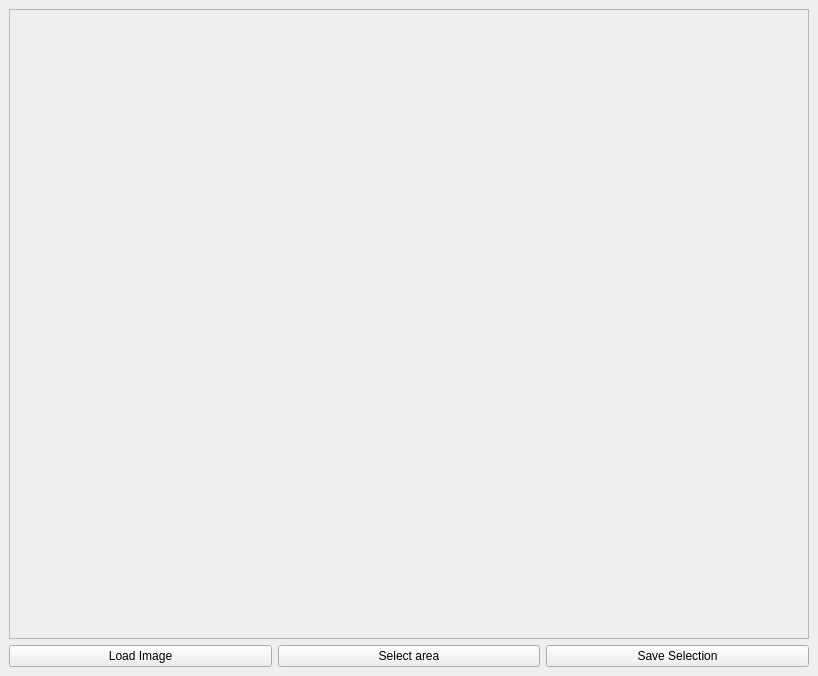
<?xml version="1.0" encoding="UTF-8"?>
<ui version="4.0">
 <class>MainWindow</class>
 <widget class="QMainWindow" name="MainWindow">
  <property name="geometry">
   <rect>
    <x>0</x>
    <y>0</y>
    <width>818</width>
    <height>676</height>
   </rect>
  </property>
  <property name="windowTitle">
   <string>MainWindow</string>
  </property>
  <widget class="QWidget" name="centralwidget">
   <layout class="QVBoxLayout" name="verticalLayout">
    <item>
     <widget class="QFrame" name="imageFrame">
      <property name="minimumSize">
       <size>
        <width>800</width>
        <height>600</height>
       </size>
      </property>
      <property name="frameShape">
       <enum>QFrame::StyledPanel</enum>
      </property>
      <property name="frameShadow">
       <enum>QFrame::Raised</enum>
      </property>
     </widget>
    </item>
    <item>
     <layout class="QHBoxLayout" name="horizontal_buttons_layout">
      <property name="sizeConstraint">
       <enum>QLayout::SetMinimumSize</enum>
      </property>
      <item>
       <widget class="QPushButton" name="btnLoadImage">
        <property name="text">
         <string>Load Image</string>
        </property>
       </widget>
      </item>
      <item>
       <widget class="QPushButton" name="btnSelectArea">
        <property name="text">
         <string>Select area</string>
        </property>
       </widget>
      </item>
      <item>
       <widget class="QPushButton" name="btnSaveSelection">
        <property name="text">
         <string>Save Selection</string>
        </property>
       </widget>
      </item>
     </layout>
    </item>
   </layout>
  </widget>
 </widget>
 <resources/>
 <connections/>
</ui>
